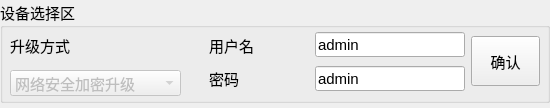
<?xml version="1.0" encoding="UTF-8"?>
<ui version="4.0">
 <class>DevSelectWid</class>
 <widget class="QWidget" name="DevSelectWid">
  <property name="geometry">
   <rect>
    <x>0</x>
    <y>0</y>
    <width>550</width>
    <height>108</height>
   </rect>
  </property>
  <property name="windowTitle">
   <string>Form</string>
  </property>
  <layout class="QGridLayout" name="gridLayout_2">
   <property name="leftMargin">
    <number>0</number>
   </property>
   <property name="topMargin">
    <number>0</number>
   </property>
   <property name="rightMargin">
    <number>0</number>
   </property>
   <property name="bottomMargin">
    <number>5</number>
   </property>
   <property name="spacing">
    <number>0</number>
   </property>
   <item row="0" column="0">
    <widget class="QGroupBox" name="groupBox">
     <property name="font">
      <font>
       <family>微软雅黑</family>
       <pointsize>11</pointsize>
      </font>
     </property>
     <property name="title">
      <string>设备选择区</string>
     </property>
     <widget class="QComboBox" name="ChooseTypeBox">
      <property name="enabled">
       <bool>false</bool>
      </property>
      <property name="geometry">
       <rect>
        <x>10</x>
        <y>70</y>
        <width>171</width>
        <height>26</height>
       </rect>
      </property>
      <property name="currentIndex">
       <number>2</number>
      </property>
      <item>
       <property name="text">
        <string>IP-PDU/MPDU</string>
       </property>
      </item>
      <item>
       <property name="text">
        <string>ZPDU/RPDU</string>
       </property>
      </item>
      <item>
       <property name="text">
        <string>网络安全加密升级</string>
       </property>
      </item>
     </widget>
     <widget class="QLineEdit" name="pwdEdit">
      <property name="geometry">
       <rect>
        <x>315</x>
        <y>66</y>
        <width>150</width>
        <height>25</height>
       </rect>
      </property>
      <property name="sizePolicy">
       <sizepolicy hsizetype="Fixed" vsizetype="Fixed">
        <horstretch>0</horstretch>
        <verstretch>0</verstretch>
       </sizepolicy>
      </property>
      <property name="minimumSize">
       <size>
        <width>150</width>
        <height>25</height>
       </size>
      </property>
      <property name="maximumSize">
       <size>
        <width>150</width>
        <height>25</height>
       </size>
      </property>
      <property name="font">
       <font>
        <family>Arial</family>
        <pointsize>11</pointsize>
       </font>
      </property>
      <property name="text">
       <string>admin</string>
      </property>
     </widget>
     <widget class="QLabel" name="label_2">
      <property name="geometry">
       <rect>
        <x>209</x>
        <y>68</y>
        <width>100</width>
        <height>20</height>
       </rect>
      </property>
      <property name="sizePolicy">
       <sizepolicy hsizetype="Fixed" vsizetype="Fixed">
        <horstretch>0</horstretch>
        <verstretch>0</verstretch>
       </sizepolicy>
      </property>
      <property name="minimumSize">
       <size>
        <width>100</width>
        <height>20</height>
       </size>
      </property>
      <property name="maximumSize">
       <size>
        <width>100</width>
        <height>20</height>
       </size>
      </property>
      <property name="font">
       <font>
        <family>微软雅黑</family>
        <pointsize>11</pointsize>
       </font>
      </property>
      <property name="text">
       <string>密码</string>
      </property>
     </widget>
     <widget class="QLineEdit" name="userEdit">
      <property name="geometry">
       <rect>
        <x>315</x>
        <y>32</y>
        <width>150</width>
        <height>25</height>
       </rect>
      </property>
      <property name="sizePolicy">
       <sizepolicy hsizetype="Fixed" vsizetype="Fixed">
        <horstretch>0</horstretch>
        <verstretch>0</verstretch>
       </sizepolicy>
      </property>
      <property name="minimumSize">
       <size>
        <width>150</width>
        <height>25</height>
       </size>
      </property>
      <property name="maximumSize">
       <size>
        <width>150</width>
        <height>25</height>
       </size>
      </property>
      <property name="font">
       <font>
        <family>Arial</family>
        <pointsize>11</pointsize>
       </font>
      </property>
      <property name="text">
       <string>admin</string>
      </property>
     </widget>
     <widget class="QLabel" name="label">
      <property name="geometry">
       <rect>
        <x>209</x>
        <y>35</y>
        <width>100</width>
        <height>20</height>
       </rect>
      </property>
      <property name="sizePolicy">
       <sizepolicy hsizetype="Fixed" vsizetype="Fixed">
        <horstretch>0</horstretch>
        <verstretch>0</verstretch>
       </sizepolicy>
      </property>
      <property name="minimumSize">
       <size>
        <width>100</width>
        <height>20</height>
       </size>
      </property>
      <property name="maximumSize">
       <size>
        <width>100</width>
        <height>20</height>
       </size>
      </property>
      <property name="font">
       <font>
        <family>微软雅黑</family>
        <pointsize>11</pointsize>
       </font>
      </property>
      <property name="text">
       <string>用户名</string>
      </property>
     </widget>
     <widget class="QPushButton" name="okBtn">
      <property name="geometry">
       <rect>
        <x>471</x>
        <y>36</y>
        <width>69</width>
        <height>50</height>
       </rect>
      </property>
      <property name="sizePolicy">
       <sizepolicy hsizetype="Fixed" vsizetype="Fixed">
        <horstretch>0</horstretch>
        <verstretch>0</verstretch>
       </sizepolicy>
      </property>
      <property name="minimumSize">
       <size>
        <width>30</width>
        <height>50</height>
       </size>
      </property>
      <property name="text">
       <string>确认</string>
      </property>
     </widget>
     <widget class="QLabel" name="label_3">
      <property name="geometry">
       <rect>
        <x>10</x>
        <y>35</y>
        <width>141</width>
        <height>20</height>
       </rect>
      </property>
      <property name="sizePolicy">
       <sizepolicy hsizetype="Fixed" vsizetype="Fixed">
        <horstretch>0</horstretch>
        <verstretch>0</verstretch>
       </sizepolicy>
      </property>
      <property name="text">
       <string>升级方式</string>
      </property>
     </widget>
    </widget>
   </item>
  </layout>
 </widget>
 <resources/>
 <connections/>
</ui>
